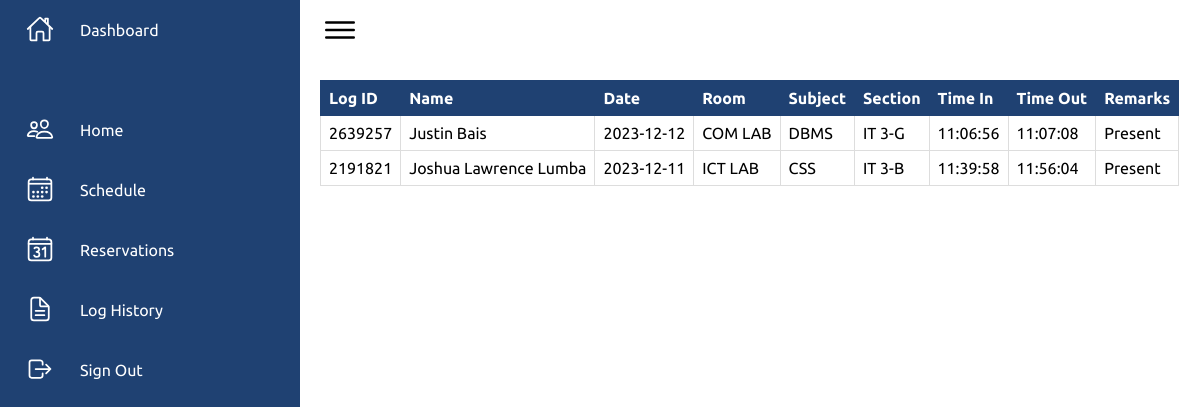
The page /dashboard/loghistory.php (signed in) on the database its author committed.
### tables this page shows
CREATE TABLE `ccs_log` (
  `log_id` int(11) NOT NULL,
  `prof_name` varchar(50) DEFAULT NULL,
  `room` varchar(20) DEFAULT NULL,
  `subject` varchar(20) DEFAULT NULL,
  `section` varchar(20) DEFAULT NULL,
  `log_date` date DEFAULT NULL,
  `time_start` time DEFAULT NULL,
  `time_end` time DEFAULT NULL,
  `remarks` varchar(20) DEFAULT NULL
);

### dashboard/loghistory.php (the view, shortened to what this page needs)
<?php
    require_once '../configuration/dbcon.php';
try{
    if(isset($_SESSION['ccs_id']) && $_SESSION['position'] == 'Admin'){
        $sql = "SELECT * FROM ccs_log ORDER BY log_date DESC";
        $stmt = $pdo->prepare($sql);
        $stmt->execute();
        $result = $stmt->fetchAll(PDO::FETCH_ASSOC);
    }
    else{
        header("Location: ../user-dashboard/proflog.php");
        exit();
    }
}
catch(PDOException $e){
    $error_log = "Error: " . $e->getMessage();
    echo '<script>alert("' . $error_log . '"); window.location.href = "../index.php";</script>';
    exit();
}
?>
<!DOCTYPE html>
<html lang="en">
<head>
    <link rel="stylesheet" href="../styles/dashboardstruc.css">
</head>
<body>
<?php require '../navigation/admin-dashboard.php'?>
    <div class="main">
        <div class="topbar">
            <div class="toggle">
                <ion-icon name="menu-outline"></ion-icon>
            </div>
        </div>
            <div class="log">
                <table>
                    <thead>
                        <tr>
                            <th>Log ID</th>
                            <th>Name</th>
                            <th>Date</th>
                            <th>Room</th>
                            <th>Subject</th>
                            <th>Section</th>
                            <th>Time In</th>
                            <th>Time Out</th>
                            <th>Remarks</th>
                        </tr>
                    </thead>
                    <tbody>
                        <?php
                        foreach($result as $log){
                            echo "<tr>";
                            echo "<td>".$log['log_id']."</td>";
                            echo "<td>".$log['prof_name']."</td>";
                            echo "<td>".$log['log_date']."</td>";
                            echo "<td>".$log['room']."</td>";
                            echo "<td>".$log['subject']."</td>";
                            echo "<td>".$log['section']."</td>";
                            echo "<td>".$log['time_start']."</td>";
                            echo "<td>".$log['time_end']."</td>";
                            echo "<td>".$log['remarks']."</td>";
                            echo "</tr>";
                        }
                        ?>
                    </tbody>
                </table>
            </div>
    </div>
</body>
</html>

### styles/dashboardstruc.css (style rules this page uses)
* { font-family: "Ubuntu", sans-serif; margin: 0; padding: 0; box-sizing: border-box; }
:root { --blue: #1F4172; --white: #fff; --gray: #f5f5f5; --black1: #222; --black2: #999; }
body { min-height: 100vh; }
.main { position: absolute; width: calc(100% - 300px); left: 300px; min-height: 100vh; background: var(--white); transition: 0.5s; }
.topbar { width: 100%; height: 60px; display: flex; justify-content: space-between; align-items: center; padding: 0 10px; }
.toggle { position: relative; width: 60px; height: 60px; display: flex; justify-content: center; align-items: center; font-size: 2.5rem; cursor: pointer; }

### dashboard/loghistory.php (style rules this page uses)
table { border-collapse: collapse; min-width: 400px; margin: 20px; table-layout: fixed; }
thead { background-color: #1F4172; }
th, td { border: 1px solid #dddddd; text-align: left; padding: 8px; width: auto; }
th { background-color: #1F4172; border: 1px solid #1F4172; color: white; }
.log td, .proflog td { vertical-align: top; text-align: left; }

### rows shown on the page
ccs_log: log_id "2639257", prof_name "Justin Bais", log_date "2023-12-12", room "COM LAB", subject "DBMS", section "IT 3-G", time_start "11:06:56", time_end "11:07:08", remarks "Present"
ccs_log: log_id "2191821", prof_name "Joshua Lawrence Lumba", log_date "2023-12-11", room "ICT LAB", subject "CSS", section "IT 3-B", time_start "11:39:58", time_end "11:56:04", remarks "Present"
